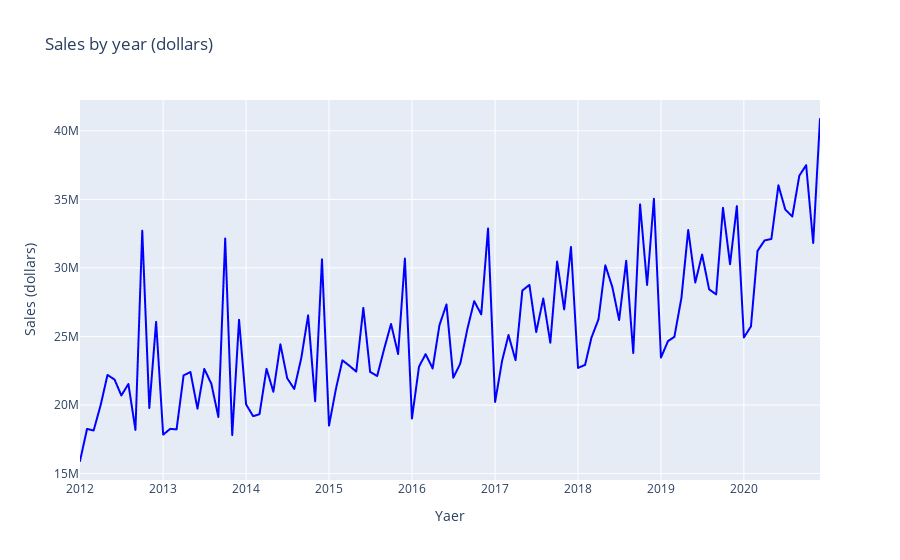

Write notebook code for a chart like this one.
### Code cell
df_aggregate_month = df_aggregate.groupby(['Year_month']).agg({'sale_dollars': 'sum'}).reset_index()

fig = go.Figure()
fig.add_scattergl(x=df_aggregate_month['Year_month'],
                  y=df_aggregate_month['sale_dollars'], line={'color': 'blue'})
fig.update_layout(
    title="Sales by year (dollars)",
    xaxis_title="Yaer",
    yaxis_title="Sales (dollars)",
    )
fig.show()
